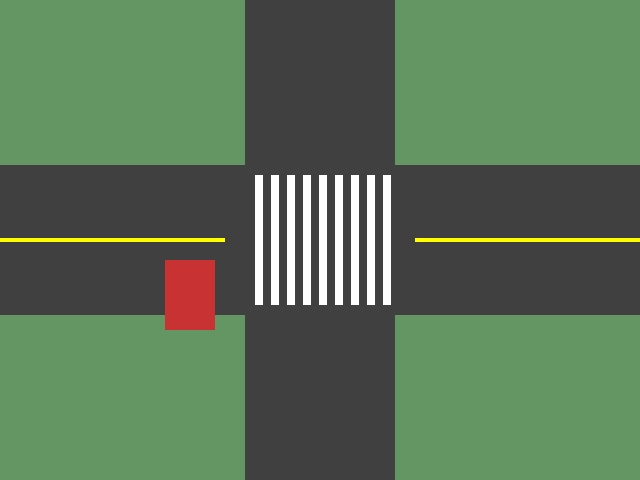
#> input picture tests/fixtures/synthetic/crosswalk_001.jpg, 640 x 480 px; its folder holds only this picture in this run
$ python -i detect_lanes.py   (imports and definitions only)
#> lines starting #> are read from the running program, lines starting #| are printed output that depends on the picture; after the words box and inside, x2 and y2 are one past the last pixel; in counts of white or black regions, pixels touching at a corner belong together
import cv2
import numpy as np
from pathlib import Path
from tqdm import tqdm

def detect_lanes_edges(image_path, output_dir):
    """엣지 기반 차선 검출"""
#> called with output_dir = 'out.png'
    img = cv2.imread(str(image_path))
#> img is the input picture: shape (480, 640, 3); mean B, G, R 87.6, 115.8, 91.4
    if img is None:
        print(f"Failed to load image: {image_path}")
        return None

    gray = cv2.cvtColor(img, cv2.COLOR_BGR2GRAY)
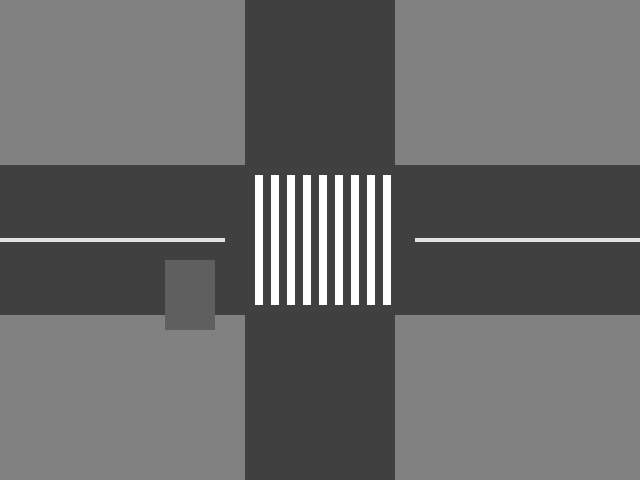
#> gray: shape (480, 640); min 58, max 255, mean 105.2

    # 가우시안 블러
    blur = cv2.GaussianBlur(gray, (5, 5), 0)
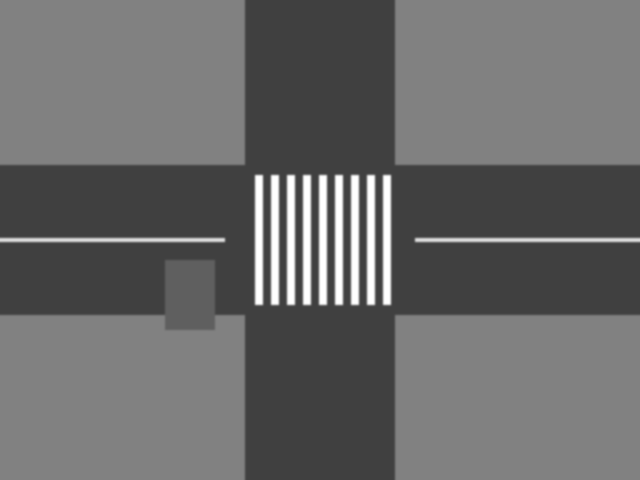
#> blur: shape (480, 640); min 64, max 255, mean 105.2

    # Canny 엣지 검출
    edges = cv2.Canny(blur, 50, 150)
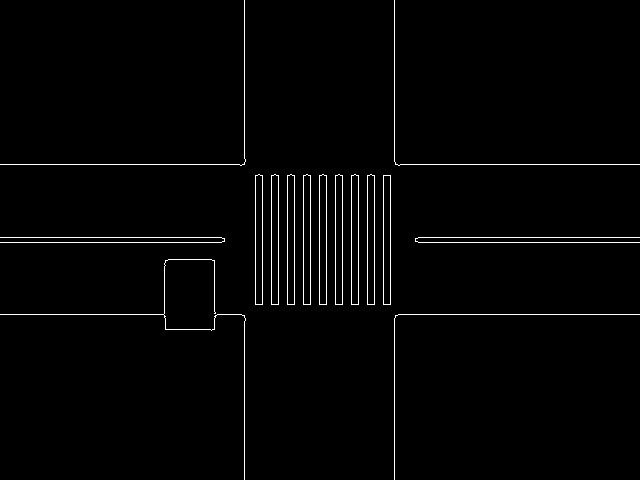
#> edges: shape (480, 640); 1.7% white in thin lines or dots

    # ROI 설정 (하단 60%)
    height, width = edges.shape
#> height = 480; width = 640
    roi_vertices = np.array([[(0, height), (0, int(height*0.4)),
                              (width, int(height*0.4)), (width, height)]], dtype=np.int32)
    mask = np.zeros_like(edges)
    cv2.fillPoly(mask, roi_vertices, 255)
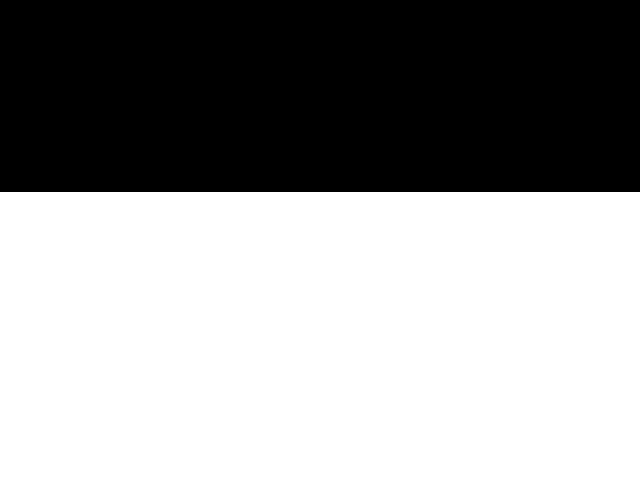
#> mask: shape (480, 640); 60% white; 1 black region, box (x1, y1, x2, y2) and area: (0, 0, 640, 192) 122880
    masked_edges = cv2.bitwise_and(edges, mask)
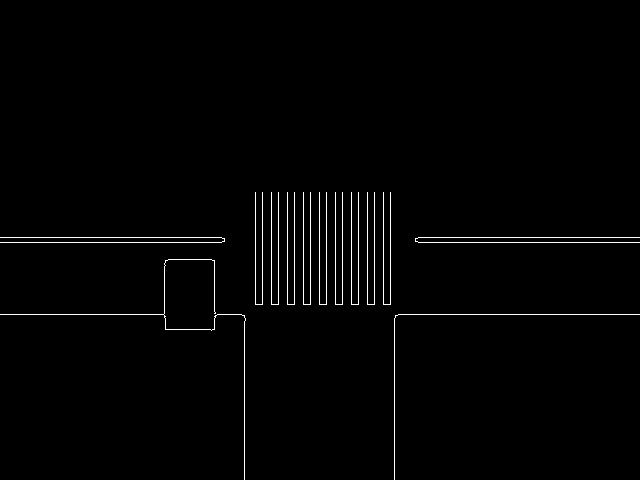
#> masked_edges: shape (480, 640); 1.3% white in thin lines or dots, all inside (x1, y1, x2, y2) = (0, 192, 640, 480)

    # Hough 변환으로 직선 검출
    lines = cv2.HoughLinesP(masked_edges, 1, np.pi/180, 50,
                            minLineLength=50, maxLineGap=100)
#> lines = 27 rows, first 6: [0, 242, 639, 242], [0, 237, 639, 237], [0, 314, 241, 314], [244, 479, 244, 315], [394, 479, 394, 318], [390, 304, 390, 192]

    # 결과 시각화
    result = img.copy()
    lane_count = 0
    if lines is not None:
        for line in lines:
            x1, y1, x2, y2 = line[0]
            # 기울기로 좌/우 차선 구분
            slope = (y2 - y1) / (x2 - x1 + 1e-6)
            if abs(slope) > 0.3:  # 수평선 제외
                color = (0, 255, 0) if slope > 0 else (255, 0, 0)
                cv2.line(result, (x1, y1), (x2, y2), color, 3)
                lane_count += 1
#> this loop made 27 passes
#> (x1, y1, x2, y2, slope, color) on passes 4 to 15: (244, 479, 244, 315, -164000000, (255, 0, 0)), (394, 479, 394, 318, -161000000, (255, 0, 0)), (390, 304, 390, 192, -112000000, (255, 0, 0)), (278, 304, 278, 192, -112000000, (255, 0, 0)), (271, 304, 271, 192, -112000000, (255, 0, 0)), (351, 304, 351, 192, -112000000, (255, 0, 0)), (319, 304, 319, 192, -112000000, (255, 0, 0)), (374, 304, 374, 192, -112000000, (255, 0, 0)), (262, 304, 262, 192, -112000000, (255, 0, 0)), (287, 304, 287, 192, -112000000, (255, 0, 0)), (342, 304, 342, 192, -112000000, (255, 0, 0)), (358, 304, 358, 192, -112000000, (255, 0, 0))
#> (x1, y1, x2, y2, slope) on passes 1, 2, 3, 25, 26: (0, 242, 639, 242, 0), (0, 237, 639, 237, 0), (0, 314, 241, 314, 0), (395, 316, 542, 314, -0.0136), (435, 314, 485, 314, 0)
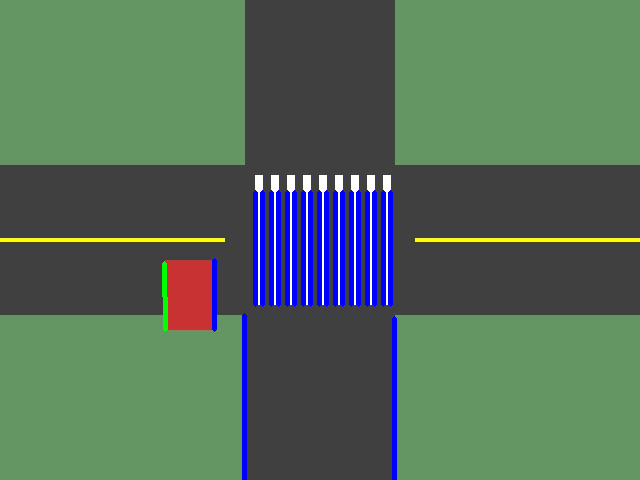
#> result: shape (480, 640, 3); 4.12% of pixels changed, all inside (x1, y1, x2, y2) = (162, 190, 397, 480)
#> after the loop, lane_count = 22

    # 횡단보도 검출 (수평 패턴)
    horizontal_kernel = cv2.getStructuringElement(cv2.MORPH_RECT, (25, 1))
    horizontal_lines = cv2.morphologyEx(masked_edges, cv2.MORPH_OPEN, horizontal_kernel)
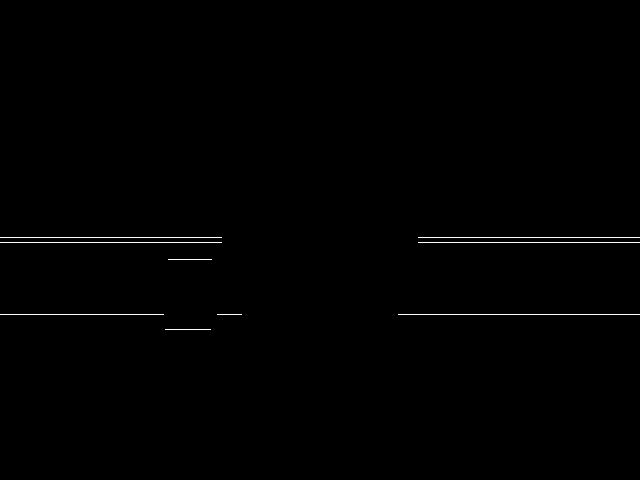
#> horizontal_lines: shape (480, 640); 0.46% white in thin lines or dots, all inside (x1, y1, x2, y2) = (0, 237, 640, 330)

    # 횡단보도 영역 표시
    crosswalk_contours, _ = cv2.findContours(horizontal_lines, cv2.RETR_EXTERNAL, cv2.CHAIN_APPROX_SIMPLE)
#> crosswalk_contours = 9 contours, all with area under 20
    for contour in crosswalk_contours:
        if cv2.contourArea(contour) > 500:  # 최소 면적 필터
            x, y, w, h = cv2.boundingRect(contour)
            cv2.rectangle(result, (x, y), (x+w, y+h), (255, 255, 0), 2)
#> this loop made 9 passes
#> contour on passes 1 to 9: [[165, 329], [210, 329]], [[398, 314], [639, 314]], [[217, 314], [241, 314]], [[0, 314], [163, 314]], [[168, 259], [211, 259]], [[418, 242], [639, 242]], [[0, 242], [221, 242]], [[418, 237], [639, 237]], [[0, 237], [221, 237]]

    # 저장
#> (the run stopped early here; a loop or call above may not have finished)
